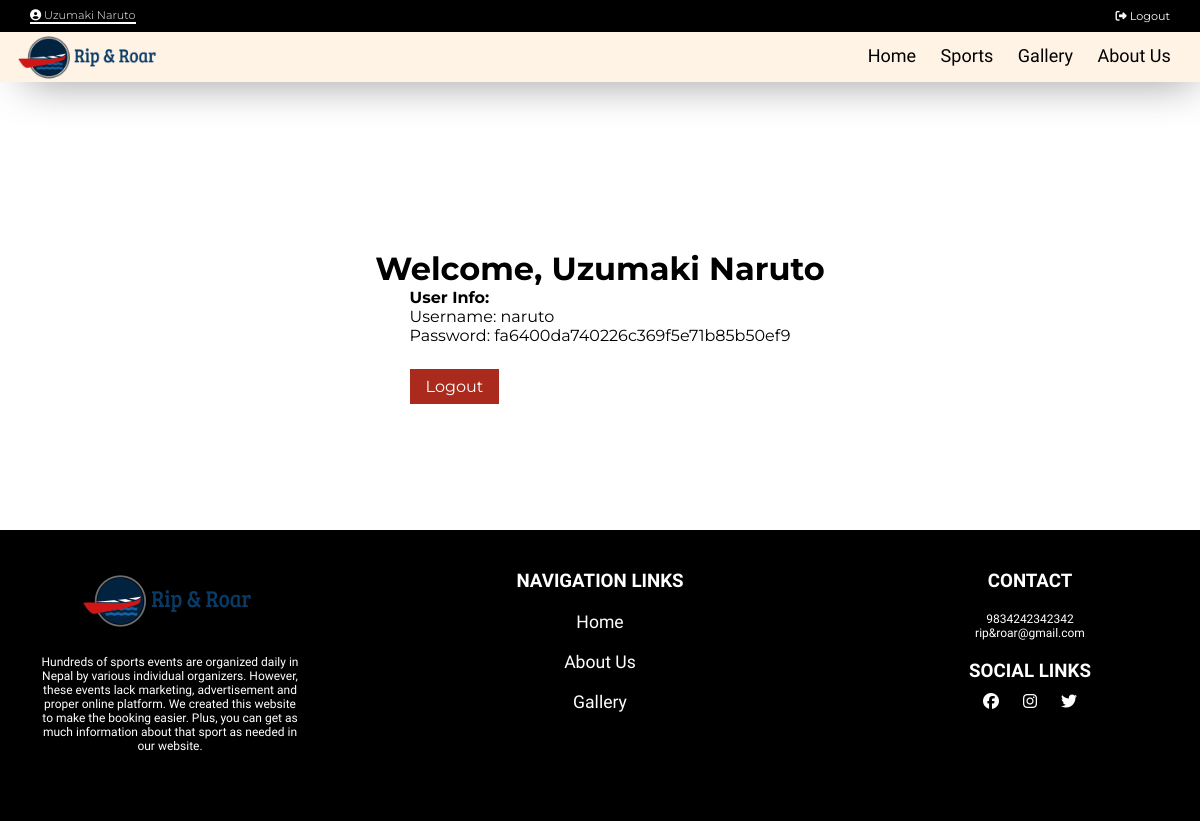
The app's page /account.php (signed in) with its own data.
### tables this page shows
CREATE TABLE `users` (
  `user_id` int(11) NOT NULL,
  `name` varchar(50) NOT NULL,
  `username` varchar(50) NOT NULL,
  `email` varchar(50) NOT NULL,
  `age` int(11) NOT NULL,
  `country` varchar(255) NOT NULL,
  `password` varchar(50) NOT NULL,
  `role` int(11) NOT NULL,
  `status` int(11) NOT NULL
);

### includes/db.php (called while the page is built, shortened)
<?php
class DbConnection{
    private $host = 'localhost';
    private $username = 'root';
    private $password = '';
    private $database = 'rrdb';
    protected $connection;
    public function __construct(){
        if (!isset($this->connection)) {
            $this->connection = new mysqli($this->host, $this->username, $this->password, $this->database);
        }
        return $this->connection;
    }
}
?>

### includes/crud.php (called while the page is built, shortened)
<?php
     include_once "db.php";
     class CrudOperation extends DbConnection{
         public function fetch_data_with_id($table_name, $column_name, $id) {
            $sql = "SELECT * FROM $table_name WHERE $column_name = '$id'";
            $query = $this->connection->query($sql);
            if($query){
                $row = $query->fetch_array();
                return $row;
            }
            else
            echo "Invalid sql ".$sql;
         }
     }
     $crud = new CrudOperation;
?>

### account.php (the view, shortened to what this page needs)
<?php
include_once 'header.php';
$userDetailsRow = $crud->fetch_data_with_id('users', 'user_id', $_SESSION['user']);
?>
<div class="container" style="display:flex;justify-content:center;align-items:center;flex-direction:column;margin:4rem;min-height:40vh">
	<h1 class="page-header text-center">Welcome, <?php echo ucfirst($userDetailsRow['name']); ?> </h1>
	<div class="row">
		<div class="col-md-4 col-md-offset-4">
			<h4>User Info: </h4>
			<p>Username: <?php echo $userDetailsRow['username']; ?></p>
			<p>Password: <?php echo $userDetailsRow['password']; ?></p>
			<a href="index.php?logout=1" class="btn btn-danger" style="text-decoration:none;background:#aa2b1d;padding:.5rem 1rem .5rem 1rem;
			color:white;position:relative;top:2rem;"><span class="glyphicon glyphicon-log-out"></span> Logout</a>
		</div>
	</div>
</div>
<?php include 'footer.php'; ?>

### header.php (shortened to what this page needs)
<?php
   include_once 'includes/form.php';
   $curPage = basename($_SERVER['PHP_SELF']);
   ?>
<!DOCTYPE html>
<html lang="en">
<head>
    <link rel="stylesheet" type="text/css" href="css/main.css" />
    <link rel="stylesheet" type="text/css" href="css/flickity.css" />
</head>
<body>
   <div class="top-nav">
      <?php if (!isset($_SESSION['user']) ||(trim ($_SESSION['user']) == '')){ ?>
      <a href="login.php" class="logout <?php echo ($curPage == "register.php" ? "active" : "");?>"><i class="fas fa-user-plus"></i> SignUp/SignIn</a>
      <?php } else {
         $userDetailsRow = $crud->fetch_data_with_id('users', 'user_id', $_SESSION['user']);
         ?>
         <a href="profile.php" class="<?php echo ($curPage == "account.php" ? "active" : "");?>"style="margin-right:auto;z-index:999;"><i class="fas fa-user-circle"></i> <?php echo ucfirst($userDetailsRow['name']); ?></a>
         <a href="index.php?logout='1'" class="logout"><i class="fas fa-sign-out-alt"></i> Logout</a>
      <?php }?>
   </div>
   <div class="nav " >
      <div class="nav-header">
         <div class="nav-title">
            <a href="index.php"><img src="assets/logo-riproar.PNG" alt="Logo" ></a>
         </div>
      </div>
      <div class="nav-links" style="padding-right:1.2rem">
         <a href="index.php" class="<?php echo ($curPage == "index.php" ? "active" : "");?>" >Home</a>
         <a href="explore.php" class="<?php echo ($curPage == "explore.php" ? "active" : "");?>">Sports</a>
         <a href="gallery.php" class="<?php echo ($curPage == "gallery.php" ? "active" : "");?>"> Gallery</a>
         <a href="about.php" class="<?php echo ($curPage == "about.php" ? "active" : "");?>">About Us</a>
      </div>
   </div>

### css/main.css (style rules this page uses)
* { margin: 0; padding: 0; box-sizing: border-box; }
html { scroll-behavior: smooth; overflow-y: scroll; }
body { overflow-x: hidden; font-family: "Montserrat", serif; }
a, button { transition: all 0.4s ease; }
.top-nav { width: 100%; height: 2rem; background: #000; padding: 0px 20px; display: flex; align-items: center; justify-content: flex-end; }
.top-nav a { text-decoration: none; color: #fff; font-family: "Montserrat", serif; margin: 0px 10px; font-size: 0.7rem; }
.top-nav a::before { content: ""; width: 100%; height: 2px; bottom: 0; background-color: #fff; visibility: hidden; transform: scaleX(0); transition: all 0.3s ease-in-out; border: 0; }
.top-nav .active { border-bottom: 2px solid #fff; font-weight: 300; }
.nav { height: 50px; width: 100%; background-color: #fff3e6; position: relative; font-family: "Rajdhani", sans-serif; font-weight: 500; box-shadow: 10px 10px 44px -16px rgba(0, 0, 0, 0.75); }
.nav > .nav-header { display: inline; }
.nav > .nav-header > .nav-title { display: inline-block; font-size: 22px; color: #000; margin-left: 10px; }
.nav-title > a > img { height: 50px; }
.nav > .nav-links { display: inline; float: right; font-size: 18px; }
.nav > .nav-links > a { display: inline-block; padding: 13px 10px 13px 10px; text-decoration: none; color: #000; position: relative; }
.nav > .nav-links > a::before { content: ""; position: absolute; width: 100%; height: 2px; bottom: 0; left: 0; background-color: #ff7171; visibility: hidden; transform: scaleX(0); transition: all 0.3s ease-in-out; border: 0; }
* { border: 0px; }

### records on screen
users: name "Uzumaki Naruto", username "naruto", password "fa6400da740226c369f5e71b85b50ef9"
